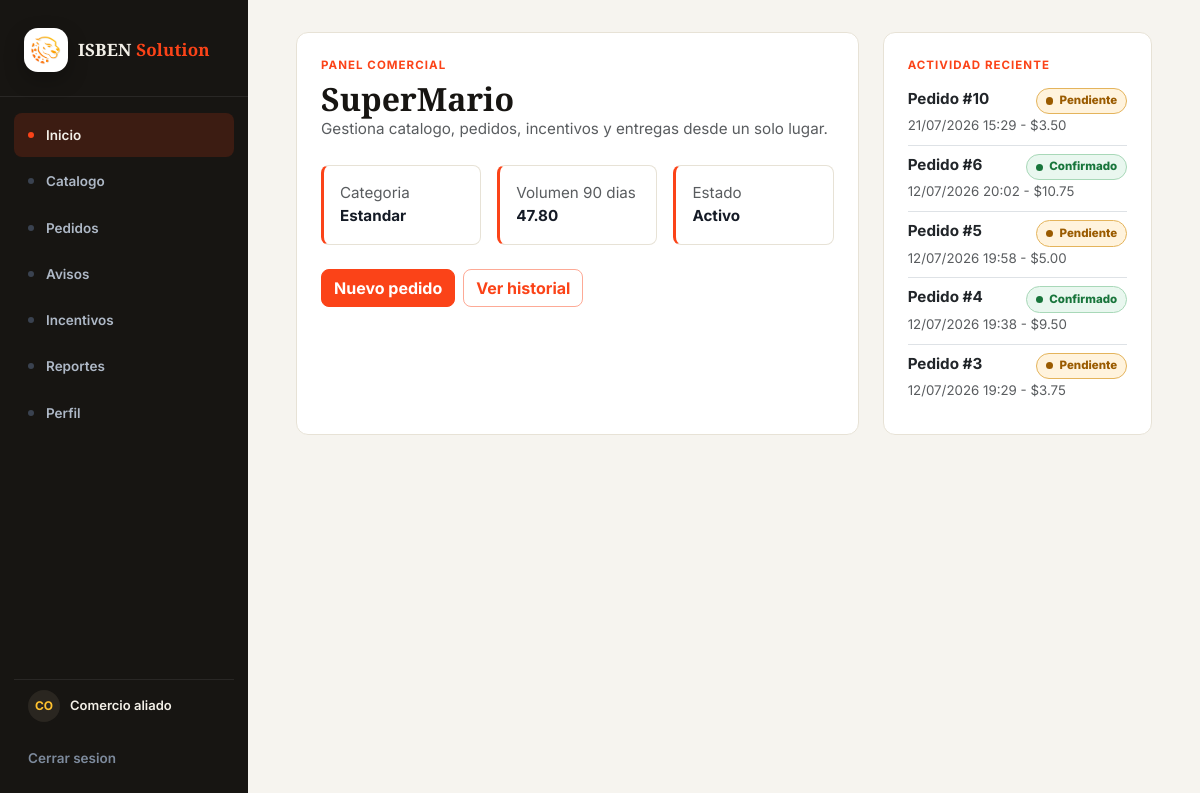
The app's page / (signed in) with its own data.
### plataforma/models.py (models this page shows, shortened)
class Comercio(models.Model):
    ruc = models.CharField(max_length=20)
    nombre_comercial = models.CharField(max_length=100)
    direccion = models.CharField(max_length=255)
    contacto = models.CharField(max_length=100)
    categoria = models.CharField(max_length=100)
    volumen_90d = models.FloatField()
    estado = models.CharField(max_length=50)

class Pedido(models.Model):
    fecha = models.DateTimeField()
    estado = models.CharField(max_length=50)
    monto_total = models.FloatField()
    descuento = models.FloatField()
    sincronizado = models.BooleanField(default=False)
    comercio = models.ForeignKey(Comercio, on_delete=models.CASCADE,
    related_name="pedidos")
    usuario = models.ForeignKey(Usuario, on_delete=models.CASCADE,
    related_name="pedidos")

### plataforma/views.py (the view)
# urls.py: path("", views.index, name="index"),
def index(request):
    usuario = obtener_usuario_actual(request)
    if usuario and es_usuario_administrador(usuario):
        return redirect("dashboard_administracion")
    if usuario and es_usuario_logistica(usuario):
        return redirect("pedidos_logistica")
    productos_activos = Producto.objects.filter(activo=True).count()
    pedidos_total = Pedido.objects.count()
    contexto = {
        "usuario": usuario,
        "productos_activos": productos_activos,
        "pedidos_total": pedidos_total,
    }
    if usuario:
        comercio = usuario.comercio
        pedidos = Pedido.objects.filter(comercio=comercio).order_by("-fecha")[:5]
        contexto.update(
            {
                "comercio": comercio,
                "pedidos_recientes": pedidos,
                "notificaciones": comercio.notificaciones.order_by("-enviado_en")[:5],
            }
        )
    return render(request, "plataforma/index.html", contexto)

### plataforma/views.py (called while the page is built)
def obtener_usuario_actual(request):
    usuario_id = request.session.get("usuario_id")
    if not usuario_id:
        return None
    usuario = Usuario.objects.select_related("comercio").filter(id=usuario_id).first()
    if usuario and request.session.get("usuario_rol") != usuario.rol:
        request.session["usuario_rol"] = usuario.rol
        request.session.modified = True
    return usuario

def es_usuario_logistica(usuario):
    return usuario.rol.strip().lower() == "logistica"

def es_usuario_administrador(usuario):
    return usuario.rol.strip().lower() == "administrador"

### plataforma/templates/plataforma/index.html (shortened to what this page needs)
{% extends 'plataforma/master.html' %}
{% load static %}
{% block content %}
<section class="container-lg">
    {% if usuario %}
        <div class="row g-4 align-items-stretch">
            <div class="col-lg-8">
                <div class="brand-card p-4 h-100">
                    <p class="brand-eyebrow">Panel comercial</p>
                    <h1 class="brand-title h2">{{ comercio.nombre_comercial }}</h1>
                    <p class="text-muted mb-4">Gestiona catalogo, pedidos, incentivos y entregas desde un solo lugar.</p>
                    <div class="row g-3">
                        <div class="col-md-4">
                            <div class="brand-panel p-3 h-100">
                                <span class="text-muted d-block">Categoria</span>
                                <strong>{{ comercio.categoria }}</strong>
                            </div>
                        </div>
                        <div class="col-md-4">
                            <div class="brand-panel p-3 h-100">
                                <span class="text-muted d-block">Volumen 90 dias</span>
                                <strong>{{ comercio.volumen_90d|floatformat:2 }}</strong>
                            </div>
                        </div>
                        <div class="col-md-4">
                            <div class="brand-panel p-3 h-100">
                                <span class="text-muted d-block">Estado</span>
                                <strong>{{ comercio.estado }}</strong>
                            </div>
                        </div>
                    </div>
                    <div class="d-flex flex-wrap gap-2 mt-4">
                        <a class="btn btn-brand" href="{% url 'catalogo' %}">Nuevo pedido</a>
                        <a class="btn btn-outline-brand" href="{% url 'historial' %}">Ver historial</a>
                    </div>
                </div>
            </div>
            <div class="col-lg-4">
                <div class="brand-card p-4 h-100">
                    <p class="brand-eyebrow">Actividad reciente</p>
                    {% if pedidos_recientes %}
                        <div class="list-group list-group-flush">
                            {% for pedido in pedidos_recientes %}
                                <a class="list-group-item list-group-item-action px-0" href="{% url 'pedido_detalle' pedido.id %}">
                                    <div class="d-flex justify-content-between gap-3">
                                        <strong>Pedido #{{ pedido.id }}</strong>
                                        {% include 'plataforma/partials/estado_pedido.html' with estado=pedido.estado %}
                                    </div>
                                    <small class="text-muted">{{ pedido.fecha|date:"d/m/Y H:i" }} - ${{ pedido.monto_total|floatformat:2 }}</small>
                                </a>
                            {% endfor %}
                        </div>
                    {% else %}
                        <p class="text-muted mb-0">Aun no existen pedidos registrados.</p>
                    {% endif %}
                </div>
            </div>
        </div>
    {% endif %}
</section>
{% endblock %}

### plataforma/templates/plataforma/partials/estado_pedido.html
{% with estado_normalizado=estado|lower %}
<span class="status-badge {% if estado_normalizado == 'confirmado' %}status-badge-confirmed{% elif estado_normalizado == 'pendiente' %}status-badge-pending{% elif estado_normalizado == 'en camino' %}status-badge-transit{% elif estado_normalizado == 'cancelado' %}status-badge-cancelled{% else %}status-badge-neutral{% endif %}">
    <span class="status-badge-dot" aria-hidden="true"></span>
    {{ estado }}
</span>
{% endwith %}

### plataforma/static/plataforma/css/brand.css (style rules this page uses)
:root { --brand-orange: #FB4318; --brand-orange-hover: #DF3913; --brand-orange-active: #C0301A; --brand-yellow: #FFC22F; --brand-dark: #171512; --brand-dark-soft: #2A2620; --brand-ink: #151B26; --brand-muted: #6B7280; --brand-muted-soft: #8B93A0; --brand-border: #E7E2D6; --brand-bg: #F6F4EF; --brand-surface: #ffffff; --brand-surface-alt: #FBFAF7; --brand-orange-rgb: 251, 67, 24; --brand-yellow-rgb: 255, 194, 47; --sidebar-bg: #171512; --sidebar-text: #AEB8C6; --sidebar-text-active: #F3F0E8; --sidebar-border: rgba(255, 255, 255, 0.08); --font-base: 'Inter', Helvetica, Arial, sans-serif; --font-display: 'Source Serif 4', Georgia, 'Times New Roman', serif; }
* { box-sizing: border-box; }
body { min-height: 100vh; margin: 0; background: var(--brand-bg); color: var(--brand-ink); font-family: var(--font-base); font-size: 0.95rem; }
a { color: var(--brand-orange); text-decoration: none; }
.brand-title { margin: 0; color: var(--brand-dark); font-family: var(--font-display); font-weight: 600; letter-spacing: 0; }
.brand-eyebrow { margin-bottom: 0.35rem; color: var(--brand-orange); font-family: var(--font-base); font-size: 0.72rem; font-weight: 700; letter-spacing: 0.09em; text-transform: uppercase; }
.brand-card { border: 1px solid var(--brand-border); border-radius: 12px; background: var(--brand-surface); box-shadow: none; }
.brand-panel { border: 1px solid var(--brand-border); border-left: 3px solid var(--brand-orange); border-radius: 8px; background: var(--brand-surface); }
.btn-brand, .btn-primary { --bs-btn-color: #ffffff; --bs-btn-bg: var(--brand-orange); --bs-btn-border-color: var(--brand-orange); --bs-btn-hover-color: #ffffff; --bs-btn-hover-bg: var(--brand-orange-hover); --bs-btn-hover-border-color: var(--brand-orange-hover); --bs-btn-focus-shadow-rgb: var(--brand-orange-rgb); --bs-btn-active-color: #ffffff; --bs-btn-active-bg: var(--brand-orange-active); --bs-btn-active-border-color: var(--brand-orange-active); --bs-btn-border-radius: 8px; font-weight: 700; }
.btn-outline-brand { --bs-btn-color: var(--brand-orange); --bs-btn-border-color: rgba(var(--brand-orange-rgb), 0.45); --bs-btn-hover-color: #ffffff; --bs-btn-hover-bg: var(--brand-orange); --bs-btn-hover-border-color: var(--brand-orange); --bs-btn-focus-shadow-rgb: var(--brand-orange-rgb); --bs-btn-border-radius: 8px; font-weight: 700; }
.status-badge { display: inline-flex; align-items: center; gap: 0.4rem; min-height: 1.65rem; padding: 0.2rem 0.55rem; border: 1px solid; border-radius: 999px; font-size: 0.72rem; font-weight: 800; line-height: 1; white-space: nowrap; }
.status-badge-dot { width: 0.45rem; height: 0.45rem; border-radius: 50%; background: currentColor; }
.status-badge-confirmed { border-color: #A8D8B8; background: #E9F7EF; color: #18753B; }
.status-badge-pending { border-color: #E4B45C; background: #FFF3DD; color: #9A5B00; }

### records on screen
Comercio: nombre_comercial "SuperMario", categoria "Estandar", volumen_90d "47.80", estado "Activo"
Pedido: id "10", estado "Pendiente", fecha "21/07/2026 15:29", monto_total "3.50"
Pedido: id "6", estado "Confirmado", fecha "12/07/2026 20:02", monto_total "10.75"
Pedido: id "5", estado "Pendiente", fecha "12/07/2026 19:58", monto_total "5.00"
Pedido: id "4", estado "Confirmado", fecha "12/07/2026 19:38", monto_total "9.50"
Pedido: id "3", estado "Pendiente", fecha "12/07/2026 19:29", monto_total "3.75"
